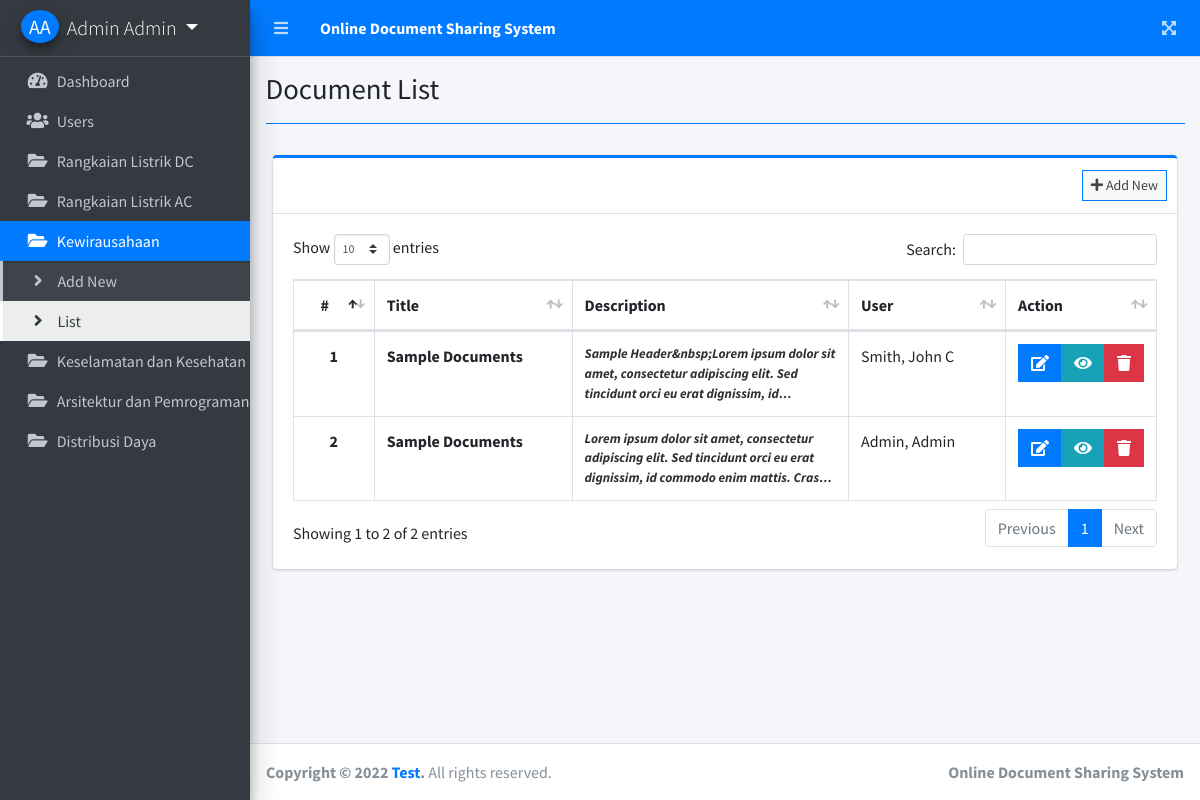
The app's page /index.php?page=document_list (signed in), older data.
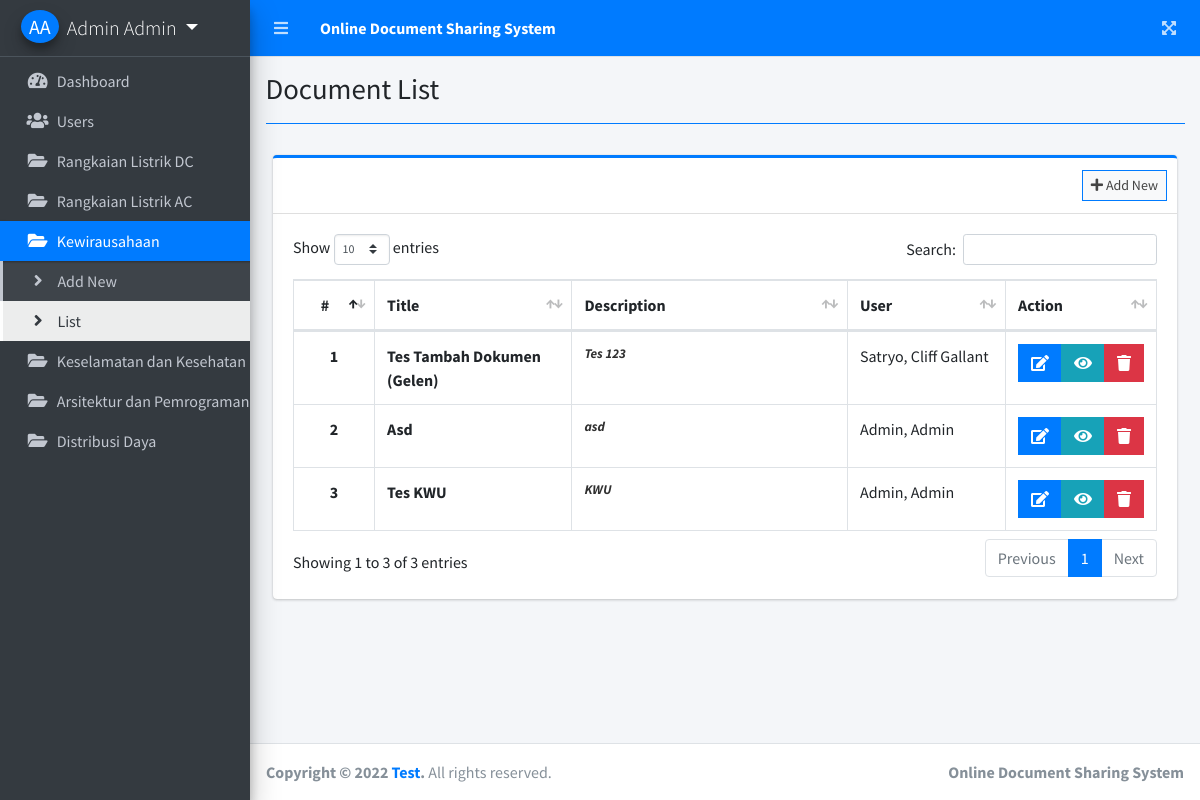
The same page, newer data.
### tables this page shows
CREATE TABLE `documents` (
  `id` int(11) NOT NULL,
  `title` varchar(200) NOT NULL,
  `description` text NOT NULL,
  `file_json` text NOT NULL,
  `user_id` int(30) NOT NULL,
  `date_created` datetime NOT NULL DEFAULT current_timestamp()
);

### document_list.php (the view, shortened to what this page needs)
<?php include'db_connect.php' ?>
<div class="col-lg-12">
	<div class="card card-outline card-primary">
		<div class="card-header">
			<div class="card-tools">
				<a class="btn btn-block btn-sm btn-default btn-flat border-primary" href="./index.php?page=new_document"><i class="fa fa-plus"></i> Add New</a>
			</div>
		</div>
		<div class="card-body">
			<table class="table tabe-hover table-bordered" id="list">
			     <?php if($_SESSION['login_type'] == 1 ): ?>
				<colgroup>
					<col width="10%">
					<col width="25%">
					<col width="35%">
					<col width="20%">
					<col width="10%">
				</colgroup>
			    <?php endif; ?>
				<thead>
					<tr>
						<th class="text-center">#</th>
						<th>Title</th>
						<th>Description</th>
					     <?php if($_SESSION['login_type'] == 1 ): ?>
						<th>User</th>
					    <?php endif; ?>
						<th>Action</th>
					</tr>
				</thead>
				<tbody>
					<?php
					$i = 1;
					$where = '';
					if($_SESSION['login_type'] == 1 ):
					$user = $conn->query("SELECT * FROM users where id in (SELECT user_id FROM documents) ");
					while($row = $user->fetch_assoc()){
						$uname[$row['id']] = ucwords($row['lastname'].', '.$row['firstname'].' '.$row['middlename']);
					}
					else:
						$where = " where user_id = '{$_SESSION['login_id']}' ";
					endif;
					$qry = $conn->query("SELECT * FROM documents $where order by unix_timestamp(date_created) desc ");
					while($row= $qry->fetch_assoc()):
						$trans = get_html_translation_table(HTML_ENTITIES,ENT_QUOTES);
						unset($trans["\""], $trans["<"], $trans[">"], $trans["<h2"]);
						$desc = strtr(html_entity_decode($row['description']),$trans);
						$desc=str_replace(array("<li>","</li>"), array("",", "), $desc);
					?>
					<tr>
						<th class="text-center"><?php echo $i++ ?></th>
						<td><b><?php echo ucwords($row['title']) ?></b></td>
						<td><b class="truncate"><?php echo strip_tags($desc) ?></b></td>
						  <?php if($_SESSION['login_type'] == 1 ): ?>
						<td><?php echo isset($uname[$row['user_id']]) ? $uname[$row['user_id']] : "Deleted User" ?></td>
					    <?php endif; ?>
						<td class="text-center">
		                    <div class="btn-group">
		                        <a href="./index.php?page=edit_document&id=<?php echo $row['id'] ?>" class="btn btn-primary btn-flat">
		                          <i class="fas fa-edit"></i>
		                        </a>
		                        <a  href="./index.php?page=view_document&id=<?php echo md5($row['id']) ?>" class="btn btn-info btn-flat">
		                          <i class="fas fa-eye"></i>
		                        </a>
		                        <button type="button" class="btn btn-danger btn-flat delete_document" data-id="<?php echo $row['id'] ?>">
		                          <i class="fas fa-trash"></i>
		                        </button>
	                      </div>
						</td>
					</tr>
				<?php endwhile; ?>
				</tbody>
			</table>
		</div>
	</div>
</div>

Row changes from the older to the newer data that the page shows:
removed documents: title "Sample Documents", description "Sample Header&nbsp;Lorem ipsum dolor sit amet, consectetur adipiscing elit. Sed tincidunt orci eu erat dignissim,…", user "Smith, John C"
removed documents: title "Sample Documents", description "Lorem ipsum dolor sit amet, consectetur adipiscing elit. Sed tincidunt orci eu erat dignissim, id commodo enim mattis.…", user "Admin, Admin"
added documents: title "Tes Tambah Dokumen (Gelen)", description "Tes 123", user "Satryo, Cliff Gallant"
added documents: title "Asd", description "asd", user "Admin, Admin"
added documents: title "Tes KWU", description "KWU", user "Admin, Admin"
Text that changed along with them:
text written by a page script: "Show entries Search: Showing 1 to 2 of 2 entries Previous 1 Next" → "Show entries Search: Showing 1 to 3 of 3 entries Previous 1 Next"
